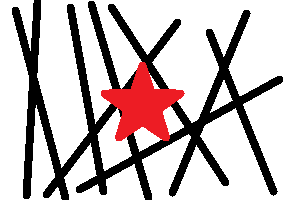
#> input picture images/base.png, 300 x 200 px
$ python reg_log_img.py
#> lines starting #> are read from the running program, lines starting #| are printed output that depends on the picture; after the words box and inside, x2 and y2 are one past the last pixel; in counts of white or black regions, pixels touching at a corner belong together
from PIL import Image
import numpy as np
import matplotlib.pyplot as plt

def get_mask(img, mask_color=[0, 255, 0, 255]):
    return np.all(img == mask_color, axis=-1)

def main():
    base = np.array(Image.open("images/base.png"))
#> base is the input picture: shape (200, 300, 4); mean R, G, B, A 199.3, 188.7, 189.1, 255
    mask = np.array(Image.open("images/mask.png"))
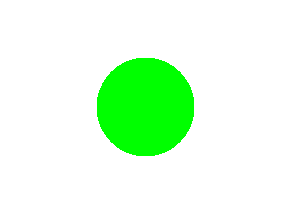
#> input picture images/mask.png, 300 x 200 px
#> mask is the input picture: shape (200, 300, 4); mean R, G, B, A 222.7, 255, 222.7, 255

    mask = get_mask(mask)
#> in get_mask, `return np.all(img == mask_color, axis=-1)`:
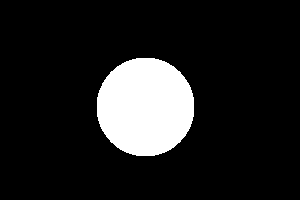
#> returned value: shape (200, 300) bool; 12.7% white; 1 white region, box (x1, y1, x2, y2) and area: (97, 58, 194, 156) 7591

    r_base = base[:, :, 0]
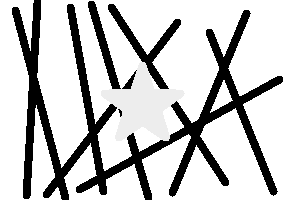
#> r_base: shape (200, 300); min 0, max 255, mean 199.3
    g_base = base[:, :, 1]
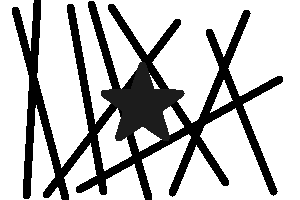
#> g_base: shape (200, 300); min 0, max 255, mean 188.7
    b_base = base[:, :, 2]

    fig, axs = plt.subplots(3, 3)
    axs[0, 0].imshow(r_base, cmap='hot', interpolation='nearest')
    axs[0, 0].set_title('Red')
    axs[0, 1].imshow(g_base, cmap='hot', interpolation='nearest')
    axs[0, 1].set_title('Green')
    axs[0, 2].imshow(b_base, cmap='hot', interpolation='nearest')
    axs[0, 2].set_title('Blue')

    axs[1, 0].imshow(mask, cmap='hot', interpolation='nearest')
    axs[1, 1].imshow(mask, cmap='hot', interpolation='nearest')
    axs[1, 2].imshow(mask, cmap='hot', interpolation='nearest')

    axs[2, 0].imshow(np.ma.masked_where(mask, r_base), cmap='hot', interpolation='nearest')
    axs[2, 1].imshow(np.ma.masked_where(mask, g_base), cmap='hot', interpolation='nearest')
    axs[2, 2].imshow(np.ma.masked_where(mask, b_base), cmap='hot', interpolation='nearest')

    # plt.imshow(b_base, cmap='hot', interpolation='nearest')
    plt.show()

if __name__ == "__main__":
    main()
